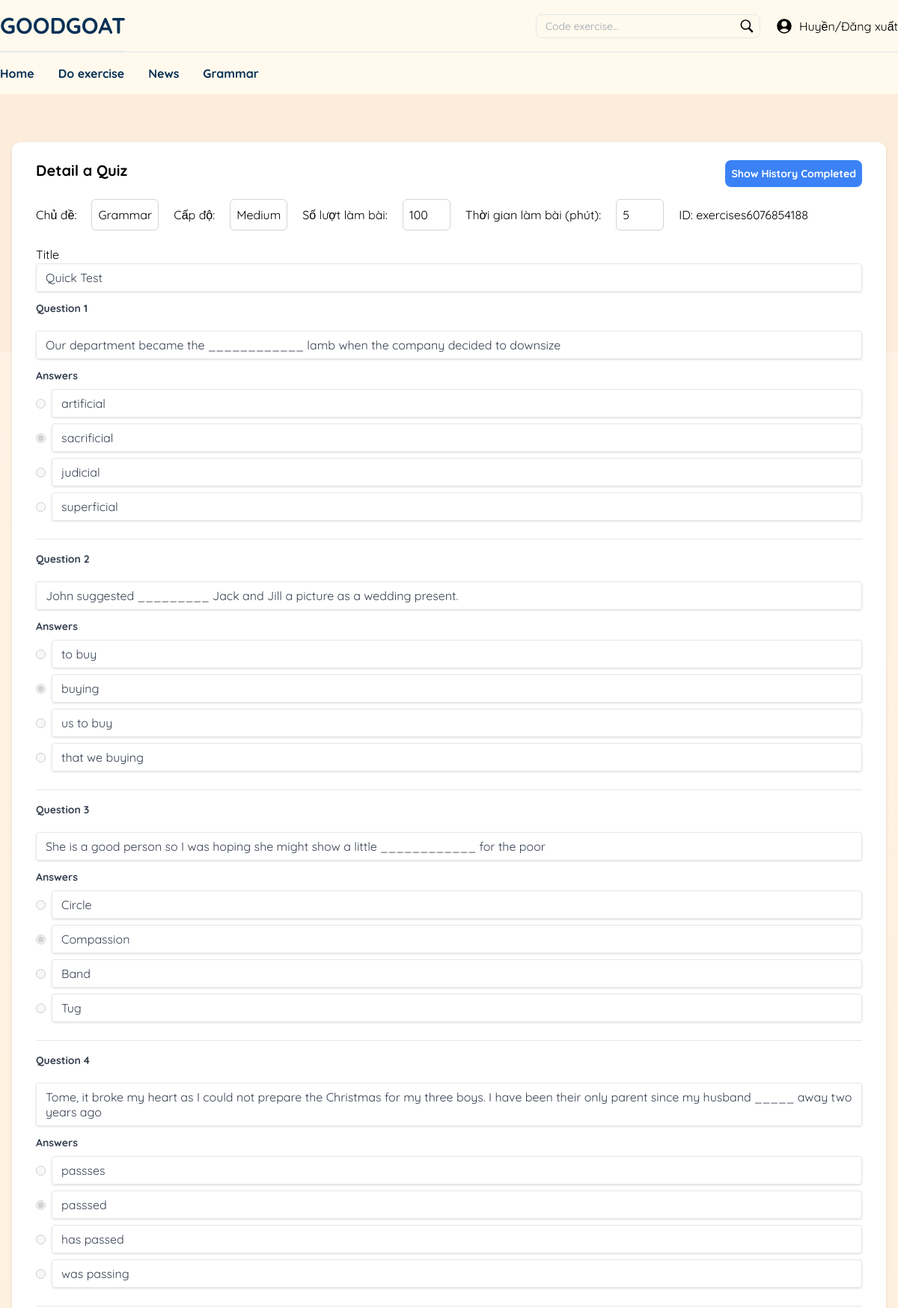
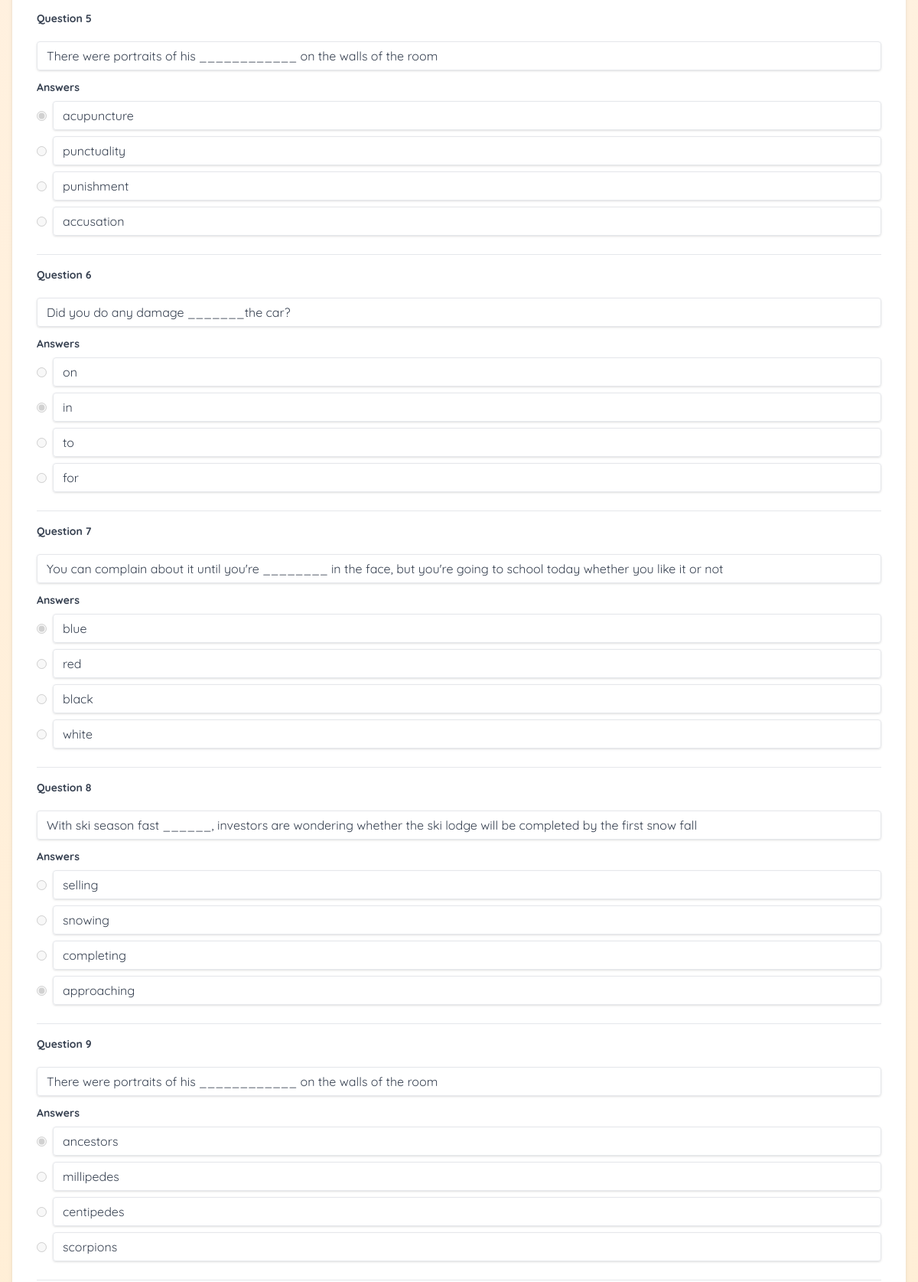
Page /Nhom3/index.php/exercise/detail?id=exercises6076854188 (signed in, upper part) on the committed database (2 pictures, top to bottom).
### tables this page shows
CREATE TABLE `topic` (
  `id` varchar(50) NOT NULL,
  `name` varchar(50) DEFAULT NULL,
  `parent_id` varchar(50) DEFAULT NULL
);

CREATE TABLE `level` (
  `id` varchar(50) NOT NULL,
  `name` varchar(50) NOT NULL
);

CREATE TABLE `exercises` (
  `id` varchar(50) NOT NULL,
  `topic_id` varchar(50) NOT NULL,
  `level_id` varchar(50) NOT NULL,
  `time_limit_minutes` int(11) DEFAULT NULL,
  `has_time_limit` int(11) DEFAULT NULL,
  `user_id` varchar(50) NOT NULL,
  `isDel` bit(1) DEFAULT b'0',
  `title` text NOT NULL
);

CREATE TABLE `questions` (
  `id` varchar(50) NOT NULL,
  `question` text NOT NULL,
  `answers` text DEFAULT NULL,
  `exercise_id` varchar(50) NOT NULL,
  `isDel` bit(1) DEFAULT b'0'
);

### Nhom3/Controllers/BaseController.php (called while the page is built, shortened)
<?php
class BaseController
{
   public function view($viewpath, array $data = [])
   {
      require (self::VIEW_FOLDER_NAME . '/' . str_replace(".", "/", $viewpath) . '.php');
   }
}

### Nhom3/Controllers/ExerciseController.php (called while the page is built, shortened)
<?php
class ExerciseController extends BaseController
{
   private $exerciseModel;
   private $levelModel;
   private $topicModel;
   private $questionModel;
   private $userHistoryExerciseModel;
   public function __construct()
   {
      $this->exerciseModel = new ExerciseModel();
      $this->levelModel = new LevelModel();
      $this->topicModel = new TopicModel();
      $this->questionModel = new QuestionModel();
      $this->userHistoryExerciseModel = new UserHistoryExerciseModel();
   }
   public function detail()
   {
      $id = $_GET['id'];
      $exercise = $this->exerciseModel->findById($id)[0];
      $questions = $this->questionModel->getQuestionByExerciseId($id);
      $topics = $this->topicModel->getAll();
      $levels = $this->levelModel->getAll();
      $historyCompleteds = $this->userHistoryExerciseModel->findByExerciseId($id);
      return $this->view('frontend.exercises.detail', ['exercise' => $exercise, 'questions' => $questions, 'topics' => $topics, 'levels' => $levels, 'historyCompleteds' => $historyCompleteds]);
   }
}

### Nhom3/index.php (called while the page is built, shortened)
<?php
require './Core/Database.php';
require './Models/BaseModel.php';
require './Controllers/BaseController.php';
$parts = explode('/', $_SERVER['REQUEST_URI']);
$actionName = isset($parts[4]) && $parts[4] != '' ? explode('?', $parts[4])[0] : 'index';
$controllerObject = new $controllerName;
$controllerObject->$actionName();

### Nhom3/Core/Database.php (called while the page is built, shortened)
<?php
class Database
{
   public function connect()
   {
      $connect = mysqli_connect(self::HOST, self::USERNAME, self::PASSWORD, self::DB_NAME);
      mysqli_set_charset($connect, 'utf8');
      if (mysqli_connect_errno() === 0) {
         return $connect;
      }
      return false;
   }
}

### Nhom3/Models/BaseModel.php (called while the page is built, shortened)
<?php
class BaseModel extends Database
{
   protected $connect;
   public function __construct()
   {
      $this->connect = $this->connect();
   }
   public function getTable($TableName, $select = ['*'], $orderBy = [] , $Limit = null)
   {
      $select = implode(",", $select);
      $orderBy = implode(",", $orderBy);
      $sql = "SELECT $select FROM $TableName";
      $sql .= ($orderBy != null) ? " ORDER BY $orderBy" : "";
      $sql .= ($Limit != null) ? " LIMIT $Limit" : "";
      $query = $this->_query($sql);
      $data = [];
      while ($row = mysqli_fetch_assoc($query)) {
         array_push($data, $row);
      }
      return $data;
   }
   public function _query($sql)
   {
      return mysqli_query($this->connect, $sql);
   }
}

### Nhom3/Models/TopicModel.php (called while the page is built, shortened)
<?php
class TopicModel extends BaseModel
{
    public function getAll($select = ['*'], $orderBy = [] , $Limit = null)
    {
        return $this->getTable(self::TABLE, $select, $orderBy, $Limit);
    }
}

### Nhom3/Models/ExerciseModel.php (called while the page is built, shortened)
<?php
class ExerciseModel extends BaseModel
{
    public function findById($id)
    {
        $data = [];
        $query = $this->_query("SELECT * FROM " . self::TABLE . " WHERE id = '$id' AND isDel = 0");
        while ($row = mysqli_fetch_assoc($query)) {
            array_push($data, $row);
        }
        return $data;
    }
}

### Nhom3/Models/LevelModel.php (called while the page is built, shortened)
<?php
class LevelModel extends BaseModel
{
    public function getAll($select = ['*'], $orderBy = [] , $Limit = null)
    {
        return $this->getTable(self::TABLE, $select, $orderBy, $Limit);
    }
}

### Nhom3/Models/QuestionModel.php (called while the page is built, shortened)
<?php
class QuestionModel extends BaseModel
{
    public function getQuestionByExerciseId($id)
    {
        $data = [];
        $query = $this->_query("SELECT * FROM " . self::TABLE . " WHERE exercise_id = '$id'");
        while ($row = mysqli_fetch_assoc($query)) {
            array_push($data, $row);
        }
        return $data;
    }
}

### Nhom3/Views/frontend/exercises/detail.php (the view, shortened to what this page needs)
<?php
include "Views/frontend/partitions/header.php";
?>
<section class="relative bg-gradient-exercise min-h-[calc(100vh-133px)]">
    <div class="container mx-auto px-4 py-16 max-w-[80rem]">
        <div id="quizForm" class="bg-white shadow-md rounded-xl px-8 pt-6 pb-8 mb-4 relative">
            <div id="Detail-Question">
                <h1 class="text-xl font-bold mb-6">Detail a Quiz <button id="show"
                        class="bg-blue-500 text-white rounded-lg p-2 text-sm right-0 float-end">Show
                        History Completed</button> </h1>
                <div class="flex gap-5 mb-5 items-center text-nowrap">
                    <label for="topic">Chủ đề:</label>
                    <span id="topic" name="topic" class="bg-white p-2 border border-gray-300 rounded-md">
                        <?php foreach ($topics as $topic) {
                            if ($topic['id'] == $exercise['topic_id']) {
                                echo $topic['name'];
                            }
                        }
                        ?>
                    </span>
                    <label for="level">Cấp độ:</label>
                    <span id="level" name="level" class="bg-white p-2 border border-gray-300 rounded-md">
                        <?php foreach ($levels as $level) {
                            if ($level['id'] == $exercise['level_id']) {
                                echo $level['name'];
                            }
                        }
                        ?>
                    </span>
                    <label for="hasLimitTime">Số lượt làm bài:</label>
                    <span id="hasLimitTime" class="bg-white p-2 border border-gray-300 rounded-md w-16">
                        <?= $exercise['has_time_limit'] ?></span>
                    <label for="timeLimitMinutes">Thời gian làm bài (phút):</label>
                    <span id="timeLimitMinutes"
                        class="bg-white p-2 border border-gray-300 rounded-md w-16"><?= $exercise['time_limit_minutes'] ?></span>
                    <span id="Exercise_ID" data-id=<?= $exercise['id'] ?>>ID: <?= $exercise['id'] ?></span>
                </div>
                <div class="mb-3">
                    <label for="title"> Title</label>
                    <span type="text" name="title" id="title"
                        class="shadow appearance-none border rounded w-full py-2 px-3 text-gray-700 leading-tight focus:outline-none focus:shadow-outline block"><?= $exercise['title'] ?></span>
                </div>
                <div id="questionsContainer">
                    <?php foreach ($questions as $index => $question): ?>
                    <div class="question-block mb-4 border-b border-gray-200 pb-4" id=<?= $question['id'] ?>>
                        <div class="flex justify-between items-end mb-3">
                            <label class="block text-gray-700 text-sm font-bold mb-2">Question <?= $index + 1 ?></label>
                        </div>
                        <span name="question_<?= $index + 1 ?>"
                            class="shadow appearance-none border rounded w-full py-2 px-3 text-gray-700 leading-tight focus:outline-none focus:shadow-outline block">
                            <?= $question['question'] ?></span>
                        <div class="mt-3">
                            <label class="block text-gray-700 text-sm font-bold mb-2">Answers</label>
                            <?php
                                $questionAnswers = json_decode($question['answers'], true);
                                foreach ($questionAnswers as $ansIndex => $answer): ?>
                            <div class="flex items-center mb-2">
                                <input type="radio" name="correct_<?= $index + 1 ?>"
                                    value="answer<?= $ansIndex + 1 ?>_<?= $index + 1 ?>" class="mr-2"
                                    <?= $answer['isCorrect'] == 1 ? 'checked' : '' ?> disabled>
                                <span
                                    class="answer-input shadow appearance-none border rounded w-full py-2 px-3 text-gray-700 leading-tight focus:outline-none focus:shadow-outline block">
                                    <?= $answer['answer'] ?>
                                </span>
                            </div>
                            <?php endforeach; ?>
                        </div>
                    </div>
                    <?php endforeach; ?>
                </div>
            </div>
        </div>
    </div>
</section>
<?php include "Views/frontend/partitions/footer.php"; ?>

### rows in the picture
topic: name "Grammar"
level: name "Medium"
exercises: has_time_limit "100", time_limit_minutes "5", id "exercises6076854188", title "Quick Test"
questions: question "Our department became the ____________ lamb when the company decided to downsize", answer "artificial", answer "sacrificial", answer "judicial", answer "superficial"
questions: question "John suggested _________ Jack and Jill a picture as a wedding present.", answer "to buy", answer "buying", answer "us to buy", answer "that we buying"
questions: question "She is a good person so I was hoping she might show a little ____________ for the poor", answer "Circle", answer "Compassion", answer "Band", answer "Tug"
questions: question "Tome, it broke my heart as I could not prepare the Christmas for my three boys. I have been their only parent since my husband _____ away two years ago", answer "passses", answer "passsed", answer "has passed", answer "was passing"
questions: question "There were portraits of his ____________ on the walls of the room", answer "acupuncture", answer "punctuality", answer "punishment", answer "accusation"
questions: question "Did you do any damage _______the car?", answer "on", answer "in", answer "to", answer "for"
questions: question "You can complain about it until you're ________ in the face, but you're going to school today whether you like it or not", answer "blue", answer "red", answer "black", answer "white"
questions: question "With ski season fast ______, investors are wondering whether the ski lodge will be completed by the first snow fall", answer "selling", answer "snowing", answer "completing", answer "approaching"
questions: question "There were portraits of his ____________ on the walls of the room", answer "ancestors", answer "millipedes", answer "centipedes", answer "scorpions"

### other values in the picture
$_COOKIE['user_displayName'] "Huyền"
